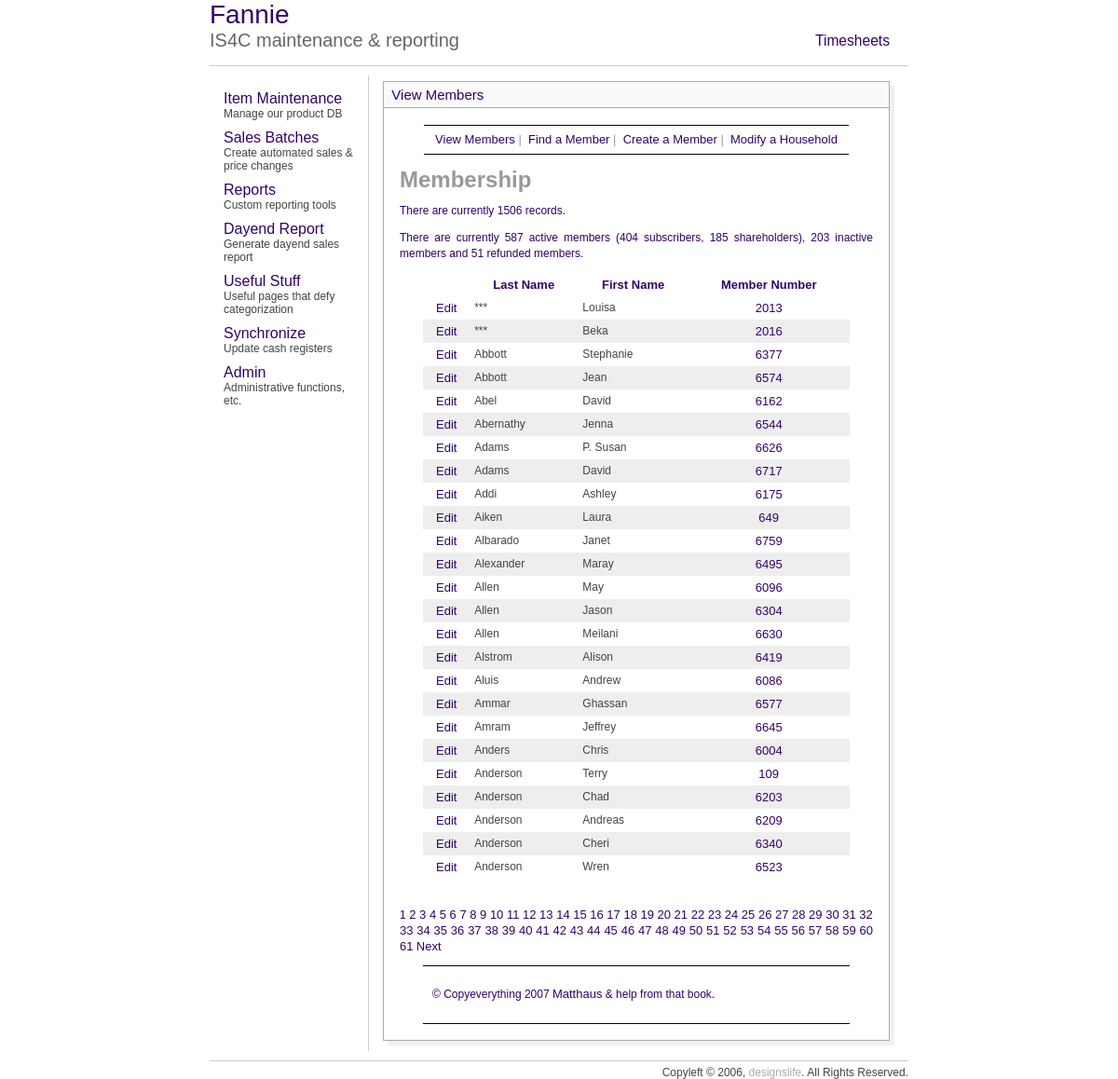
Screenshot of /mem/view_members.php?sort=lna&s=0&np=61 with the database file from the repository.
### tables this page shows
CREATE TABLE `custdata` (
  `CardNo` int(8) default NULL,
  `personNum` tinyint(4) NOT NULL default '1',
  `LastName` varchar(30) default NULL,
  `FirstName` varchar(30) default NULL,
  `CashBack` double NOT NULL default '60',
  `Balance` double NOT NULL default '0',
  `Discount` smallint(6) default NULL,
  `MemDiscountLimit` double NOT NULL default '0',
  `ChargeOk` tinyint(4) NOT NULL default '1',
  `WriteChecks` tinyint(4) NOT NULL default '1',
  `StoreCoupons` tinyint(4) NOT NULL default '1',
  `Type` varchar(10) NOT NULL default 'pc',
  `memType` tinyint(4) default NULL,
  `staff` tinyint(4) NOT NULL default '0',
  `SSI` double NOT NULL default '0',
  `Purchases` double NOT NULL default '0',
  `NumberOfChecks` smallint(6) NOT NULL default '0',
  `memCoupons` int(11) NOT NULL default '1',
  `blueLine` varchar(50) default NULL,
  `Shown` tinyint(4) NOT NULL default '1',
  `id` int(11) NOT NULL auto_increment,
  `modified` datetime NOT NULL,
  `phone` bigint(10) unsigned zerofill default NULL,
  `CouponOK` tinyint(1) default '0',
  PRIMARY KEY  (`id`),
  KEY `LastName` (`LastName`),
  KEY `CardNo_2` (`CardNo`,`memType`,`staff`,`id`,`personNum`)
);

### mem/view_members.php (the view, shortened to what this page needs)
<?php
echo'<h1 id="mainhead">Membership</h1>';
require_once ('../includes/mysqli_connect.php');
mysqli_select_db($db_slave, 'is4c_op');
$display = 25;
$query = "SELECT COUNT(id) FROM custdata ORDER BY cardno ASC";
$result = mysqli_query($db_slave, $query);
$row = mysqli_fetch_array($result, MYSQLI_NUM);
$num_records = $row[0];
$activeQ = "SELECT * FROM custdata WHERE memType in (1,2) AND cardno <> 3000 GROUP BY cardno";
$subscribersQ = "SELECT * FROM custdata WHERE memType = 2 AND cardno <> 3000 GROUP BY cardno";
$shareholdersQ = "SELECT * FROM custdata WHERE memType = 1 AND cardno <> 3000 GROUP BY cardno";
$inactiveQ = "SELECT * FROM custdata WHERE memType = 5 AND cardno <> 3000 GROUP BY cardno";
$refundQ = "SELECT * FROM custdata WHERE memType = 4 AND cardno <> 3000 GROUP BY cardno";
$activeR = mysqli_query($db_slave, $activeQ);
$inactiveR = mysqli_query($db_slave, $inactiveQ);
$refundR = mysqli_query($db_slave, $refundQ);
$subscribersR = mysqli_query($db_slave, $subscribersQ);
$shareholdersR = mysqli_query($db_slave, $shareholdersQ);
$subscribers = mysqli_num_rows($subscribersR);
$shareholders = mysqli_num_rows($shareholdersR);
$active = mysqli_num_rows($activeR);
$inactive = mysqli_num_rows($inactiveR);
$refund = mysqli_num_rows($refundR);
if (isset($_GET['np'])) {
	$num_pages = $_GET['np'];
} else {
	if ($num_records > $display) {
		$num_pages = ceil ($num_records/$display);
	} else {
		$num_pages = 1;
	}
}
if (isset($_GET['s'])) {
	$start = $_GET['s'];
} else {
	$start = 0;
}
$link1 = "{$_SERVER['PHP_SELF']}?sort=lna";
$link2 = "{$_SERVER['PHP_SELF']}?sort=fna";
$link3 = "{$_SERVER['PHP_SELF']}?sort=cna";
if (isset($_GET['sort'])) {
	switch ($_GET['sort']) {
		case 'lna':
		$order_by = 'LastName ASC';
		$link1 = "{$_SERVER['PHP_SELF']}?sort=lnd";
		break;
	}
	$sort = $_GET['sort'];
} else {
	$order_by = 'CardNo DESC';
	$sort = 'cnd';
}
$query = "SELECT LastName, FirstName, CardNo, id FROM custdata WHERE CardNo != 9999 AND CardNo != 99999 ORDER BY $order_by LIMIT $start, $display";
$result = mysqli_query($db_slave, $query);
echo "<p>There are currently $num_records records.</p>\n";
echo "<p>There are currently $active active members ($subscribers subscribers, $shareholders shareholders), $inactive inactive members and $refund refunded members.</p>\n";
echo '<table align="center" width="90%" cellspacing="0" cellpadding="5">
<tr>
<td align="center"><b></b></td>
<td align="center"><b><a href="' . $link1 . '&s=' . $start . '&np=' . $num_pages . '">Last Name</a></b></td>
<td align="center"><b><a href="' . $link2 . '&s=' . $start . '&np=' . $num_pages . '">First Name</a></b></td>
<td align="center"><b><a href="' . $link3 . '&s=' . $start . '&np=' . $num_pages . '">Member Number</a></b></td>
</tr>';
$bg = '#eeeeee';
while ($row = mysqli_fetch_array ($result, MYSQLI_ASSOC)) {
	$bg = ($bg=='#eeeeee' ? '#ffffff' : '#eeeeee');
	echo '<tr bgcolor="' . $bg . '">
	<td align="center"><a href="edit_member.php?id=' . $row['id'] . '">Edit</a></td>
	<td align="left">' . $row['LastName'] . '</td>
	<td align="left">' . $row['FirstName'] . '</td>
	<td align="center"><a href="modify_household.php?cardno=' . $row['CardNo'] . '">' . $row['CardNo'] . ' </a></td>
	</tr>';
}
echo '</table>';
if ($num_pages > 1) {
	echo '<br /><p>';
	$current_page = ($start/$display) + 1;
	for ($i = 1; $i <= $num_pages; $i++) {
		if ($i != $current_page) {
		echo '<a href="view_members.php?s=' . ($display * ($i - 1)) . '&np=' . $num_pages . '&sort=' . $sort . '">' . $i . '</a> ';
		} else {
			echo $i . ' ';
		}
	}
	if ($current_page != $num_pages) {
		echo '<a href="view_members.php?s=' . ($start + $display) . '&np=' . $num_pages . '&sort=' . $sort . '">Next</a> ';
	}
	echo '</p>';
}
?>

### includes/style.css (style rules this page uses)
p { font: "Arial,Lucida"; color:330066; font-size: 1em; line-height: 1.4em; }
body { font-family:arial; font-size:12px; cursor:default; color:AAAAAA; }
td { font-family:arial; font-size:12px; cursor:default; color:444444; }
a { color:330066; text-decoration:none; font-size:13px }

### mem/includes/layout.css (style rules this page uses)
body { font: 12px "Lucida Sans Unicode", Verdana, sans-serif; color: #333333; background: #FFF; margin: 0; padding: 0; }
#wrapper { margin: 0 auto; }
#content { margin: 0 25px 0 25px; padding: 1px; }
div#navbar1 { height: 30px; width: 100%; border-top: solid #000 1px; border-bottom: solid #000 1px; font-family: Arial, Helvetica, sans-serif; font-size: small; text-align: center; padding: 0px; margin: 0px; white-space: nowrap; line-height: 30px; }
#footer { border-bottom: 1px solid #000; border-top: 1px solid #000; margin: 0 25px 0 25px; padding: 10px; }

### rows the page displays
custdata: LastName "***", FirstName "Louisa", CardNo "2013"
custdata: LastName "***", FirstName "Beka", CardNo "2016"
custdata: LastName "Abbott", FirstName "Stephanie", CardNo "6377"
custdata: LastName "Abbott", FirstName "Jean", CardNo "6574"
custdata: LastName "Abel", FirstName "David", CardNo "6162"
custdata: LastName "Abernathy", FirstName "Jenna", CardNo "6544"
custdata: LastName "Adams", FirstName "P. Susan", CardNo "6626"
custdata: LastName "Adams", FirstName "David", CardNo "6717"
custdata: LastName "Addi", FirstName "Ashley", CardNo "6175"
custdata: LastName "Aiken", FirstName "Laura", CardNo "649"
custdata: LastName "Albarado", FirstName "Janet", CardNo "6759"
custdata: LastName "Alexander", FirstName "Maray", CardNo "6495"
custdata: LastName "Allen", FirstName "May", CardNo "6096"
custdata: LastName "Allen", FirstName "Jason", CardNo "6304"
custdata: LastName "Allen", FirstName "Meilani", CardNo "6630"
custdata: LastName "Alstrom", FirstName "Alison", CardNo "6419"
custdata: LastName "Aluis", FirstName "Andrew", CardNo "6086"
custdata: LastName "Ammar", FirstName "Ghassan", CardNo "6577"
custdata: LastName "Amram", FirstName "Jeffrey", CardNo "6645"
custdata: LastName "Anders", FirstName "Chris", CardNo "6004"
custdata: LastName "Anderson", FirstName "Terry", CardNo "109"
custdata: LastName "Anderson", FirstName "Chad", CardNo "6203"
custdata: LastName "Anderson", FirstName "Andreas", CardNo "6209"
custdata: LastName "Anderson", FirstName "Cheri", CardNo "6340"
custdata: LastName "Anderson", FirstName "Wren", CardNo "6523"

### other values shown
$num_records "1506"
$active "587"
$subscribers "404"
$shareholders "185"
$inactive "203"
$refund "51"
